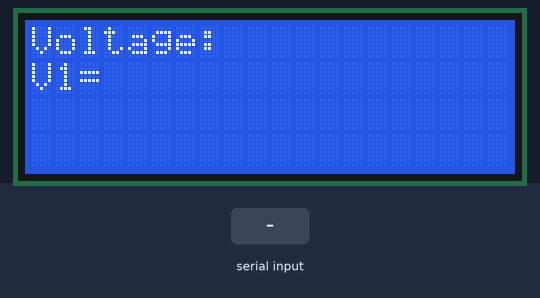
Bench run of a sketch on a simulated Arduino Mega 2560, built with avr-gcc and run on an emulated ATmega2560. Parts: 20×4 character LCD. The test bench sets the inputs (shaded band). What the sketch prints to the serial monitor is not drawn.

Above: at 2.2 s.
2.3 s: "90,45\n" received over the second serial link
At 4.0 s:
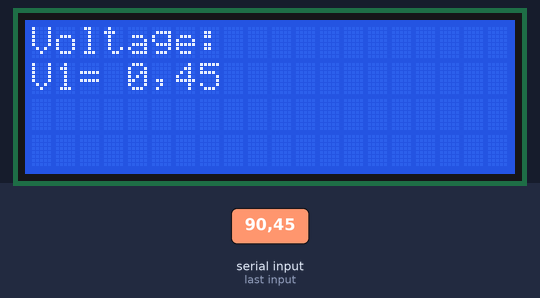
4.3 s: "." received over the second serial link
5.8 s: "1,90,45\n" received over the second serial link
At 7.2 s:
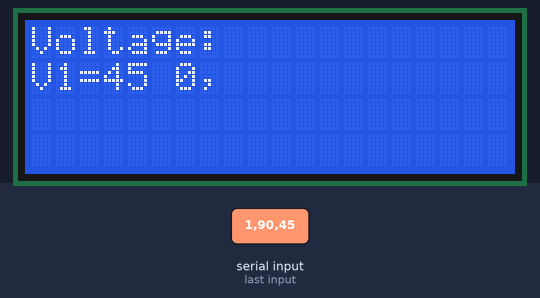
7.6 s: "5\n" received over the second serial link
At 8.6 s:
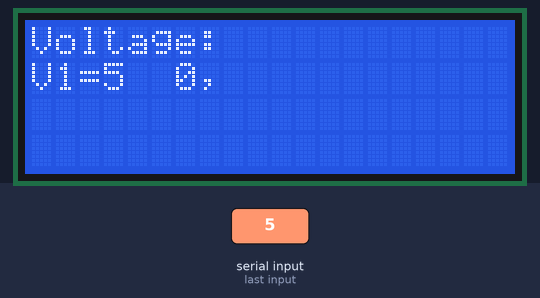
Timing chart, 0 to 10.1 s (numbered marks = the images above; inputs shaded):
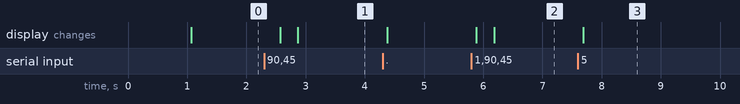

Measured:
- after the input at 2.3 s, the display: first changes after 0.27 s (image 1 shows a later state)
- after the input at 5.8 s, the display: first changes after 0.08 s (image 2 shows a later state)
- after the input at 7.6 s, the display: changes after 0.09 s (image 3)

The sketch:

mega_transmitter.ino
```cpp
#include <Wire.h>
#include <LiquidCrystal.h>

char str[5];
double val[2];
LiquidCrystal lcd(12, 11, 5, 4, 3, 2);

void setup() {
  lcd.begin(20, 4);
  // печатаем первую строку
  lcd.print("Voltage:");
  delay(1000);

  Serial.begin(9600);
  Serial3.begin(9600);

}


void atoi(char* chars, double* value, int count) {

  int i=0, l=0;
  float multiplier;
  float front =0.0, behind =0.0;

  //value = 0.0;

  // перед точкой

  while(chars[i]!='.' && i<count) {

  i++;

  if (chars[i]=='.') {

  int q=i;

  for(int j=i; j>0; j--) {

  multiplier=1;

  for(int k=q; k>1; k--) {

  multiplier *= 10;

  }

  front+=(chars[l]-'0')*multiplier;

  l++;

  q--;

  }

  l++;

  }

}

int n=i;

// после точки

  while(chars[n]!='\0' && i<count) {

  n++;

  if (chars[n]=='\0') {

  int q=n, l=n-1;

  for(int j=n-1; j>i; j--) {

  multiplier=1;

  for(int k=q-(i+2); k>=0; k--) {

  multiplier = 0.1*multiplier;

  }

  behind+=(chars[l]-'0')*multiplier;

  l--;

  q--;

  }

  }

}

value[0]=front;

value[1]=behind;

}


void loop() {

  int i=0;
  if (Serial3.available())
  {
      //delay(100);
      while(Serial3.available() && i<5)
      {
        str[i++] = Serial3.read();
      }
      str[i++]='\0';

   }
  Serial.println(str);
  lcd.setCursor(0, 1);
  lcd.print("V1= "); // Устанавливаем курсор на вторую строку и нулевой символ.
  lcd.setCursor(3, 1);


  atoi(str,val,4);
  lcd.write(str);
  //lcd.print(Value_volt);

  /*lcd.print('.');
  lcd.print(val[1]);*/

    delay(300);


}
```
